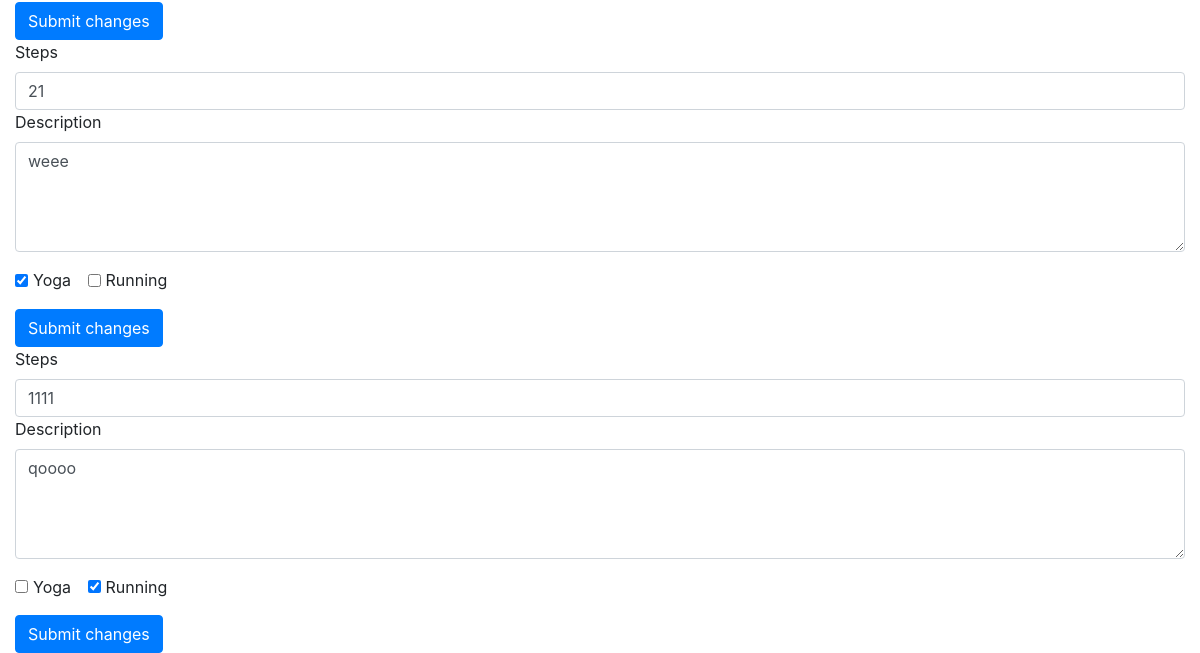
Before: /multi (lower part) with the older database file.
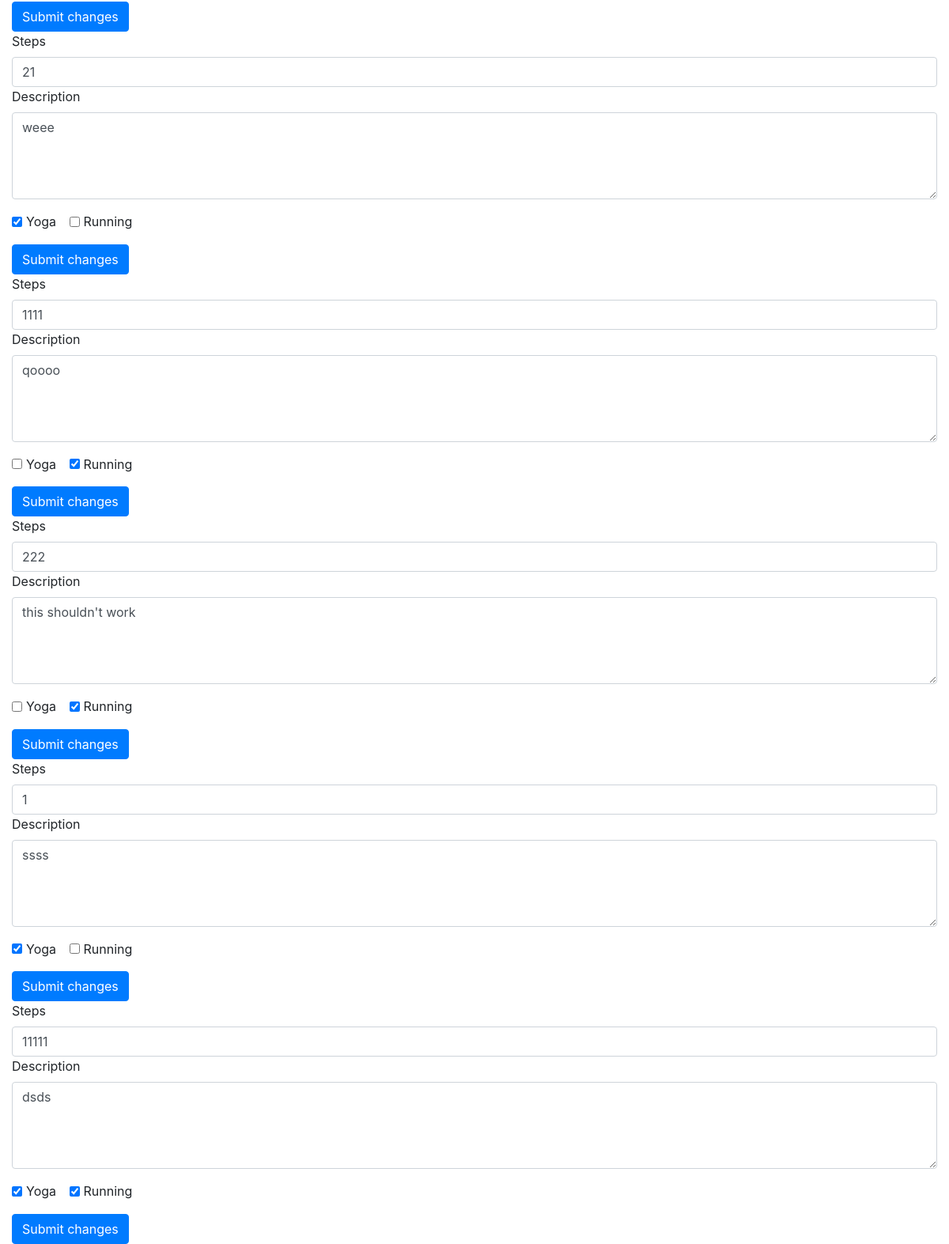
After: the same page with the newer database file.
### app/models.py (models this page shows, shortened)
class JournalEntry(db.Model):
    id = db.Column(db.Integer, primary_key=True)
    date = db.Column(db.Date, default=datetime.datetime.now(), unique=True, index=True)
    steps = db.Column(db.Integer)
    description = db.Column(db.Text())
    yoga = db.Column(db.Boolean, default=False)
    running = db.Column(db.Boolean, default=False)
    user_id = db.Column(db.Integer, db.ForeignKey('user.id'))

### app/routes.py (the view)
@app.route('/multi')
def multi_entries():
    entries = JournalEntry.query.all()
    return render_template('multi.html', title="Manage Your Multi Entries", entries=entries)

### app/templates/multi.html (shortened to what this page needs)
{% extends "base.html" %} {% block content %}
<div class='container-fluid'>
    {% for entry in entries %}
    <form method="POST" action="/multi/{{entry.id}}/edit">
        <div class="form-group">
            <label for="steps">Steps</label>
            <input class="form-control" value="{{entry.steps}}" name="new_steps" placeholder={{entry.steps}}>
            <label for="description">Description</label>
            <textarea class="form-control" value="{{entry.description}}" name="new_description" rows="4">{{entry.description}}</textarea>
        </div>
        <div class="form-group">
            <div class="form-check form-check-inline">
                <input class="form-check-input" type="checkbox" name="yoga" id="yoga" value="{{entry.yoga}}" {% if entry.yoga %} checked {% endif %}>
                <label class="form-check-label" for="yoga">Yoga</label>
            </div>
            <div class="form-check form-check-inline">
                <input class="form-check-input" type="checkbox" name="running" id="running" value="{{entry.running}}" {% if entry.running %} checked {% endif %}>
                <label class="form-check-label" for="running">Running</label>
            </div>
        </div>
        <button type="submit" class="btn btn-primary" value="Edit ">Submit changes</button>
    </form>
    {% endfor %}
</div>
{% endblock %}

Changed rows visible on the page:
added JournalEntry: new_steps "222", new_description "this shouldn't work", running "☑"
added JournalEntry: new_steps "1", new_description "ssss", yoga "☑"
added JournalEntry: new_steps "11111", new_description "dsds", yoga "☑", running "☑"
